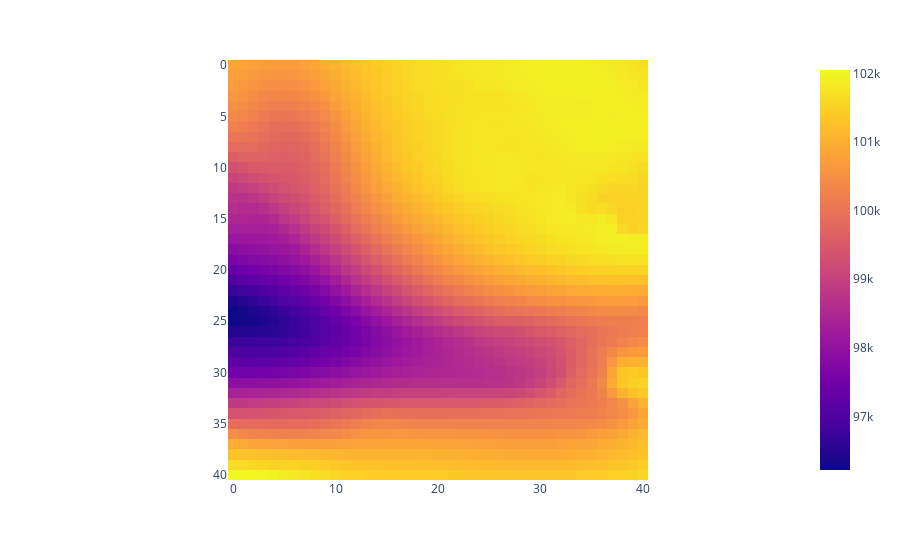

Notebook source saved alongside this figure:
### Code cell
import plotly.express as px
image = X_train['slp'][ligne, k, :, : ]     # Une image
fig = px.imshow(image)
fig.show()

### Figure 1 — Plotly figure (JSON) as saved in the notebook; plotly's stock layout.template omitted (floating-point values rounded to 4 significant figures; data arrays with more than 128 entries replaced by an {"elided": "..."} marker saying what was removed)
{"data": [{"coloraxis": "coloraxis", "hovertemplate": "x: %{x}<br>y: %{y}<br>color: %{z}<extra></extra>", "name": "0", "type": "heatmap", "xaxis": "x", "yaxis": "y", "z": {"elided": "41x41 float values"}}], "layout": {"coloraxis": {"colorscale": [[0, "#0d0887"], [0.1111, "#46039f"], [0.2222, "#7201a8"], [0.3333, "#9c179e"], [0.4444, "#bd3786"], [0.5556, "#d8576b"], [0.6667, "#ed7953"], [0.7778, "#fb9f3a"], [0.8889, "#fdca26"], [1, "#f0f921"]]}, "margin": {"t": 60}, "xaxis": {"anchor": "y", "constrain": "domain", "domain": [0, 1], "scaleanchor": "y"}, "yaxis": {"anchor": "x", "autorange": "reversed", "constrain": "domain", "domain": [0, 1]}}}
